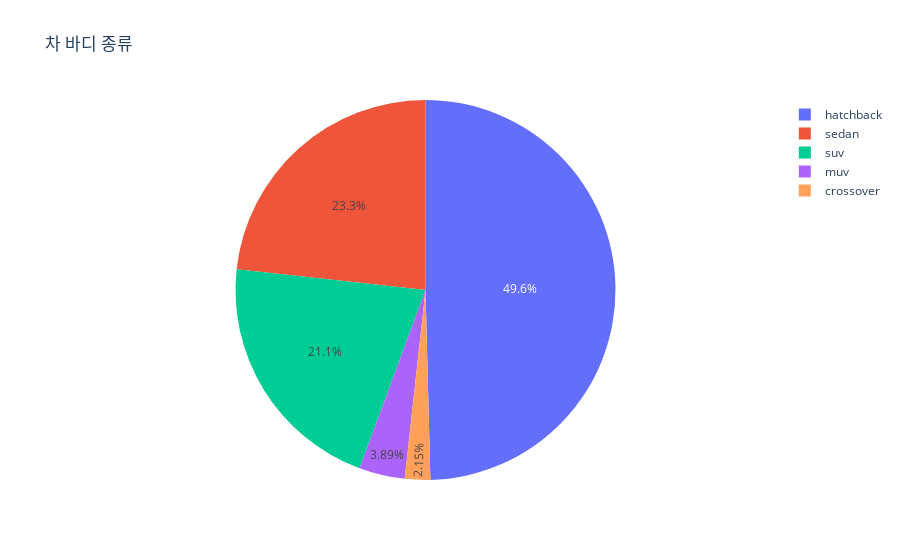

Notebook code for this chart:
### Code cell
px.pie(values=df['Body_Type'].value_counts().values, names=df['Body_Type'].value_counts().index, title="차 바디 종류")

### Figure 1 — Plotly figure (JSON) as saved in the notebook; plotly's stock layout.template omitted (floating-point values rounded to 4 significant figures)
{"data": [{"domain": {"x": [0, 1], "y": [0, 1]}, "hovertemplate": "label=%{label}<br>value=%{value}<extra></extra>", "labels": ["hatchback", "sedan", "suv", "muv", "crossover"], "legendgroup": "", "name": "", "showlegend": true, "type": "pie", "values": [484, 227, 206, 38, 21]}], "layout": {"legend": {"tracegroupgap": 0}, "title": {"text": "차 바디 종류"}}}
